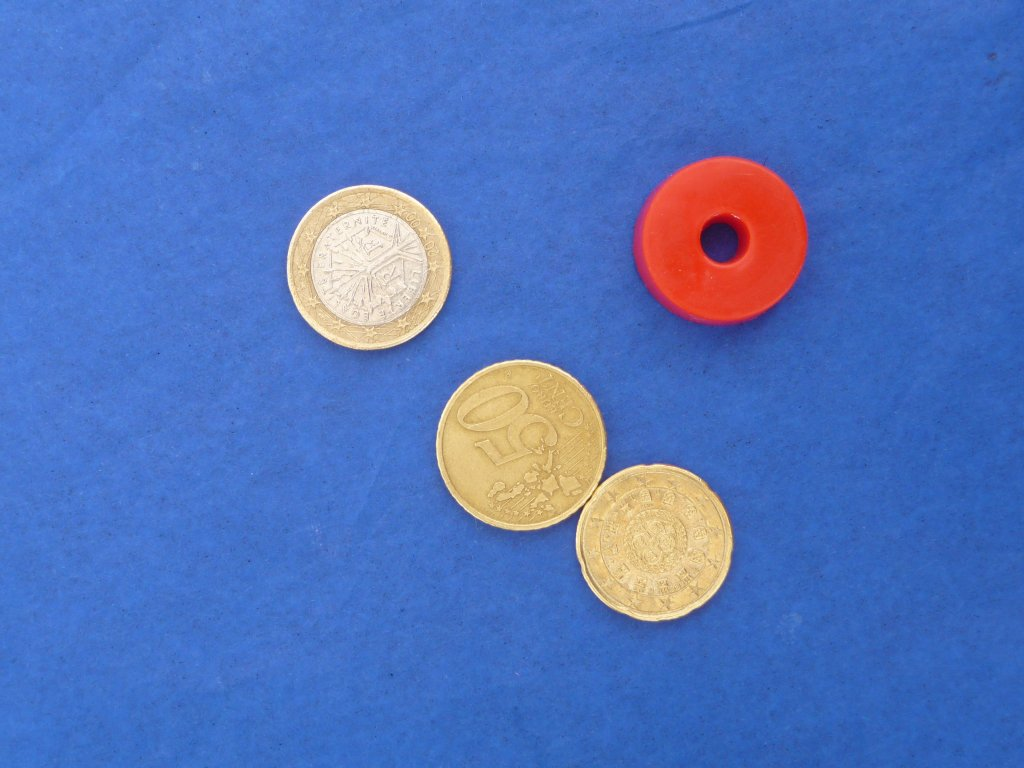
#> input picture src/assets/12.jpg, 1024 x 768 px
$ python '1ºtrabalho_prático.py'
#> lines starting #> are read from the running program, lines starting #| are printed output that depends on the picture; after the words box and inside, x2 and y2 are one past the last pixel; in counts of white or black regions, pixels touching at a corner belong together
import cv2
import numpy as np
from matplotlib import pyplot as plt
import bwLabel
import psColor
import math

name = 'assets/12.jpg'
img = cv2.imread(name)
#> img is the input picture: shape (768, 1024, 3); mean B, G, R 187.9, 115.7, 82.1
img_copy = img.copy()


coin=[[[14000,16000],2],
      [[11000,12000],1],
      [[12001,14000],0.5],
     [[9400,11000],0.2],
      [[6700,7500],0.1],
      [[7500,9400],0.05],
      [[5000,6700],0.02],
      [[3000,5000],0.01]]

coinname=["2 euros","1 euro","50 centimos", "20 centimos", "10 centimos","5 centimos", "2 centimos","1 centimo"]


def des_moeda(value):
        d=list(dicionario.values())
        k=list(dicionario.keys());

        for b in range(len(d)):
            if(value>=d[b][0][0] and value<=d[b][0][1]):
                return k[b],d[b][1]

dicionario= dict(zip(coinname,coin))

cv2.imshow("image",img)
#gray = cv2.cvtColor(img,cv2.COLOR_BGR2GRAY)
img_one = img[:, :, 2]
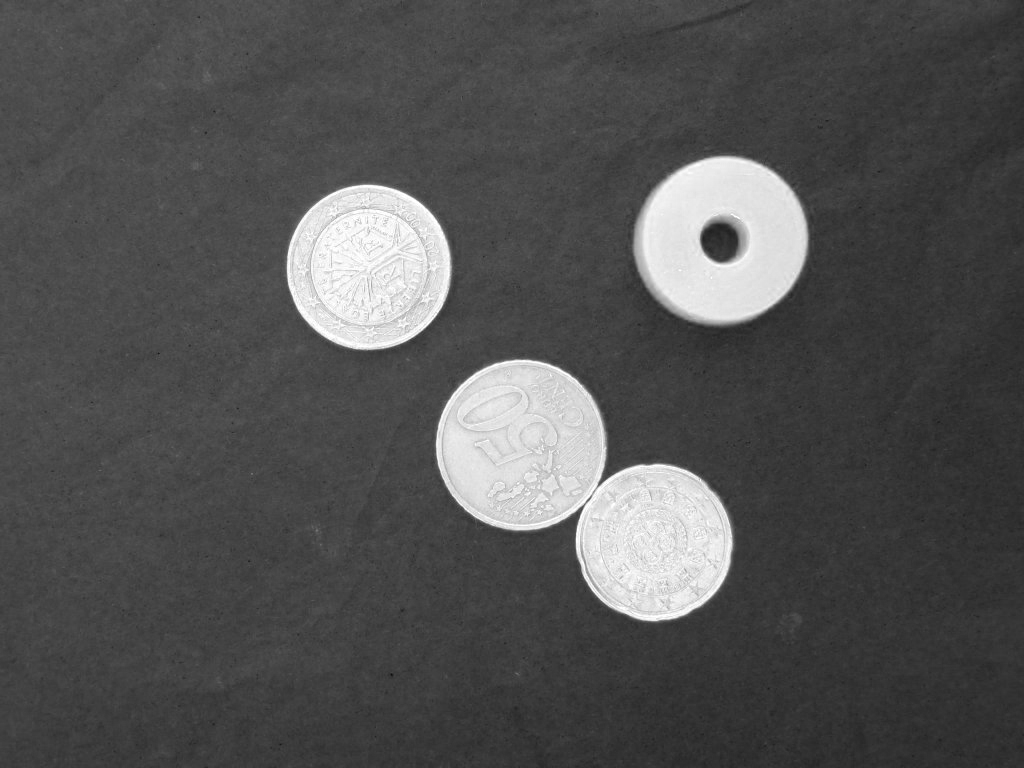
#> img_one: shape (768, 1024); min 13, max 255, mean 82.1

blur = cv2.GaussianBlur(img_one,(5,5),0)
#blur = cv2.GaussianBlur(gray,(5,5),0)
ret, th = cv2.threshold(blur,0,255,cv2.THRESH_OTSU)
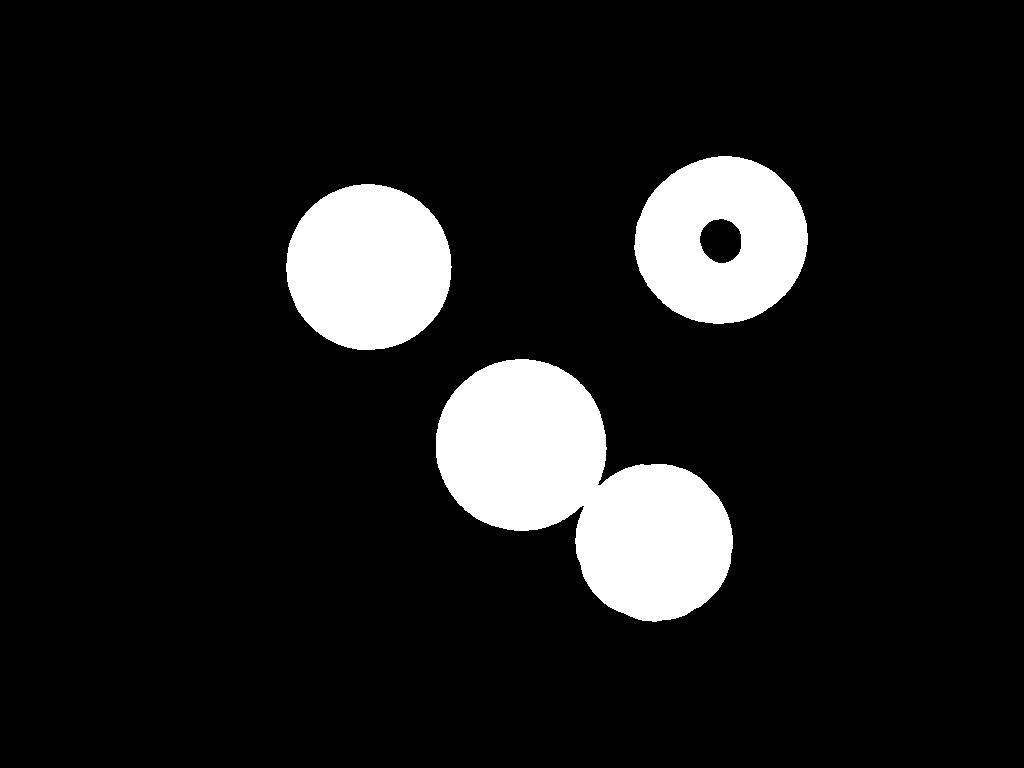
#> th: shape (768, 1024); 10.9% white; 3 white regions, box (x1, y1, x2, y2) and area: (436, 359, 733, 622) 42586, (286, 184, 452, 350) 21611, (634, 156, 808, 324) 21214
#> ret = 144

cv2.imshow("after threshold",th)

kernel = np.ones((3,3),np.uint8)
b1=cv2.getStructuringElement(cv2.MORPH_ELLIPSE,(5,5))

op = cv2.morphologyEx(th, cv2.MORPH_CLOSE, b1,iterations=3)
#> op: shape (768, 1024); 10.9% white; 3 white regions, box (x1, y1, x2, y2) and area: (436, 359, 733, 622) 42768, (286, 184, 452, 350) 21611, (634, 156, 808, 324) 21224
cv2.imshow("after op",op)

erode = cv2.erode(op,kernel,iterations=25)
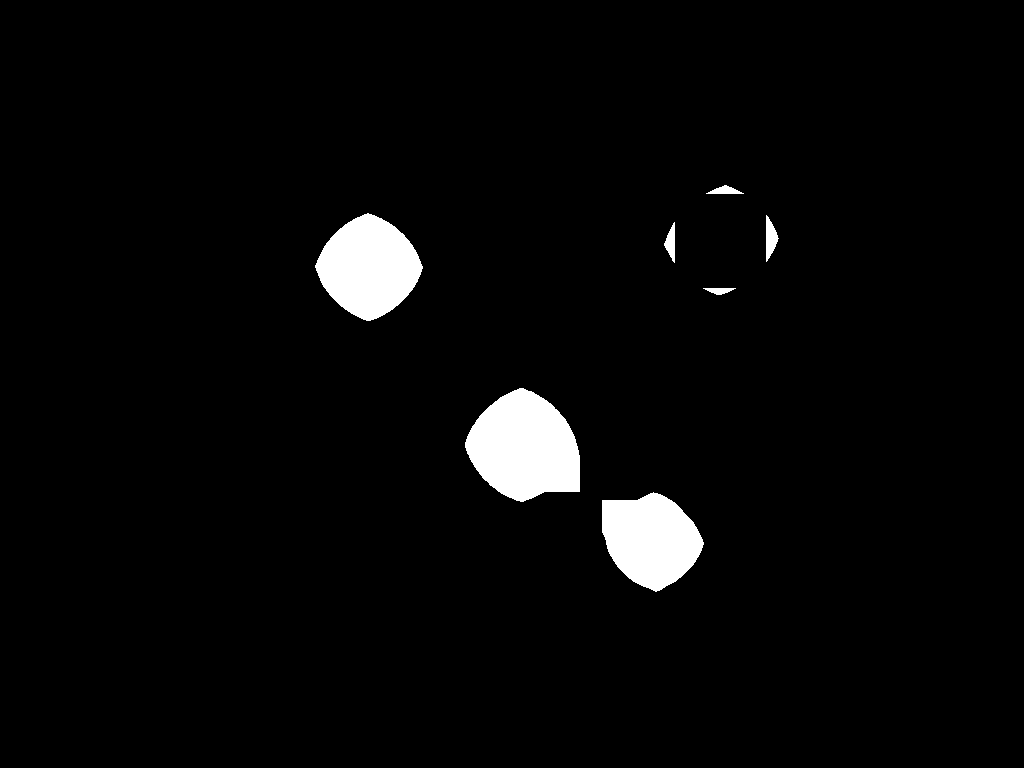
#> erode: shape (768, 1024); 3.2% white; 7 white regions, largest, box (x1, y1, x2, y2) and area: (465, 388, 580, 502) 9377, (315, 213, 423, 321) 7805, (602, 492, 704, 592) 7141
cv2.imshow("after erode",erode)

b1=cv2.getStructuringElement(cv2.MORPH_ELLIPSE,(22,22))
dilate = cv2.dilate(erode,b1,iterations=1)
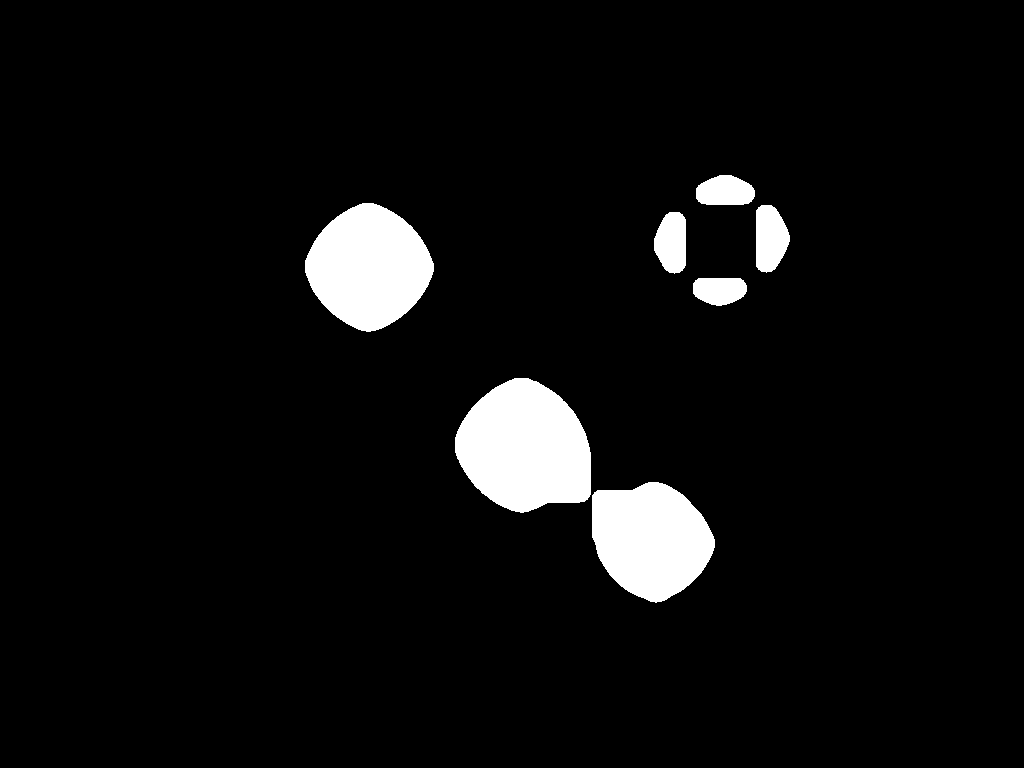
#> dilate: shape (768, 1024); 5.4% white; 7 white regions, largest, box (x1, y1, x2, y2) and area: (455, 378, 591, 513) 13746, (305, 203, 434, 332) 11743, (592, 482, 715, 603) 10964

cv2.imshow("after dilate",dilate)
#final = cv2.findContours(dilate.copy(), cv2.RETR_EXTERNAL,cv2.CHAIN_APPROX_SIMPLE)[-2]
#> (the run stopped early here; a loop or call above may not have finished)

$ run again, with src/assets/0.jpg copied over src/assets/12.jpg
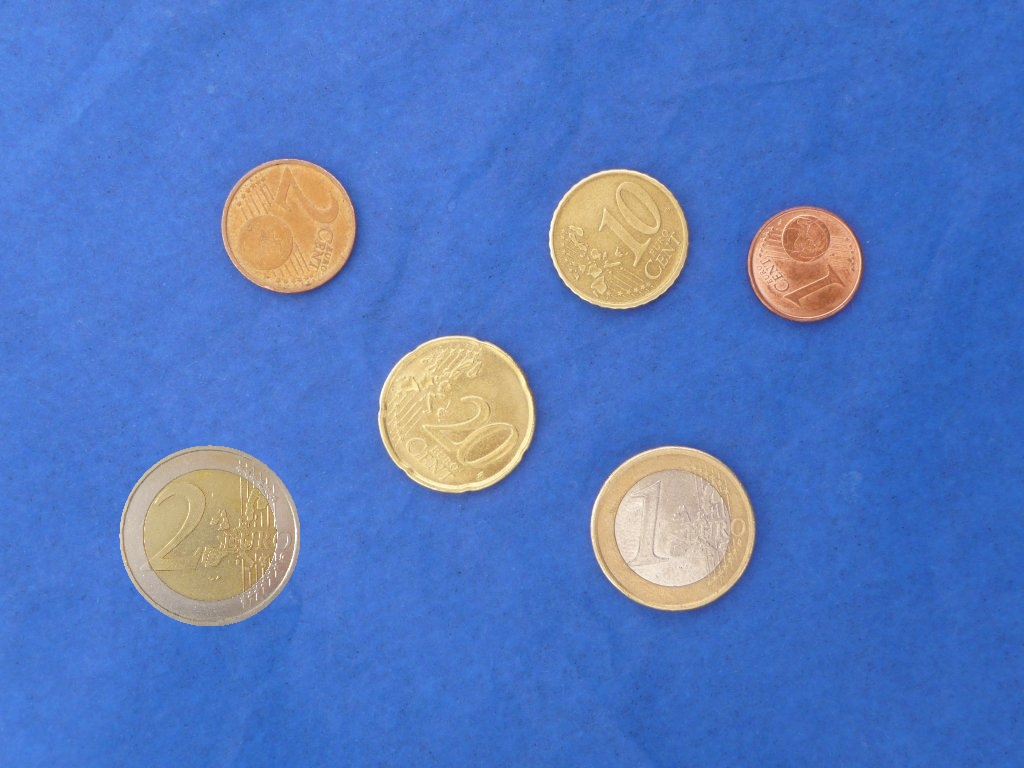
#> input picture src/assets/0.jpg, 1024 x 768 px
#> img is the input picture: shape (768, 1024, 3); mean B, G, R 191.8, 121.3, 85.6
#> `ret, th = cv2.threshold(blur,0,255,cv2.THRESH_OTSU)`:
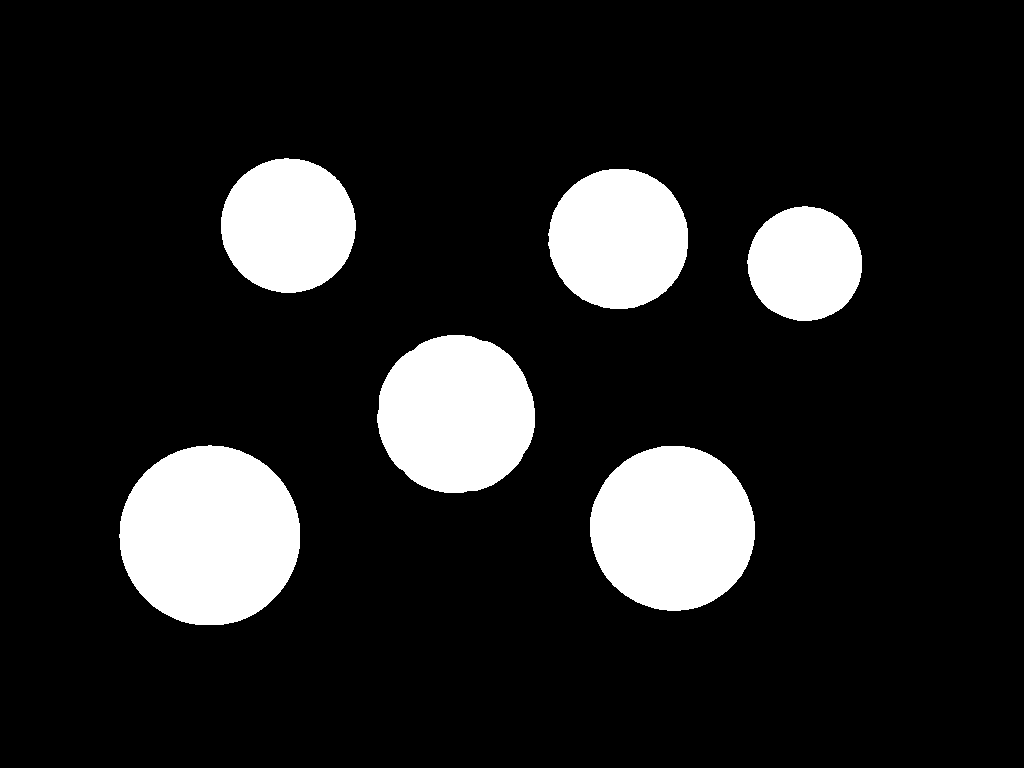
#> th: shape (768, 1024); 13.6% white; 6 white regions, box (x1, y1, x2, y2) and area: (119, 445, 300, 625) 25600, (590, 446, 755, 611) 21368, (377, 335, 535, 493) 19594, (548, 169, 688, 309) 15458, (221, 158, 356, 293) 14258, (747, 206, 862, 321) 10323
#> ret = 136
#> op: shape (768, 1024); 13.6% white; 6 white regions, box (x1, y1, x2, y2) and area: (119, 445, 300, 625) 25600, (590, 446, 755, 611) 21368, (377, 335, 535, 493) 19596, (548, 169, 688, 309) 15464, (221, 158, 356, 293) 14258, (747, 206, 862, 321) 10323
#> erode: shape (768, 1024); 4.3% white; 6 white regions, box (x1, y1, x2, y2) and area: (148, 474, 272, 597) 10288, (619, 475, 726, 582) 7615, (406, 365, 506, 464) 6572, (578, 198, 659, 279) 4246, (251, 188, 326, 263) 3606, (779, 237, 831, 290) 1746
#> `dilate = cv2.dilate(erode,b1,iterations=1)`:
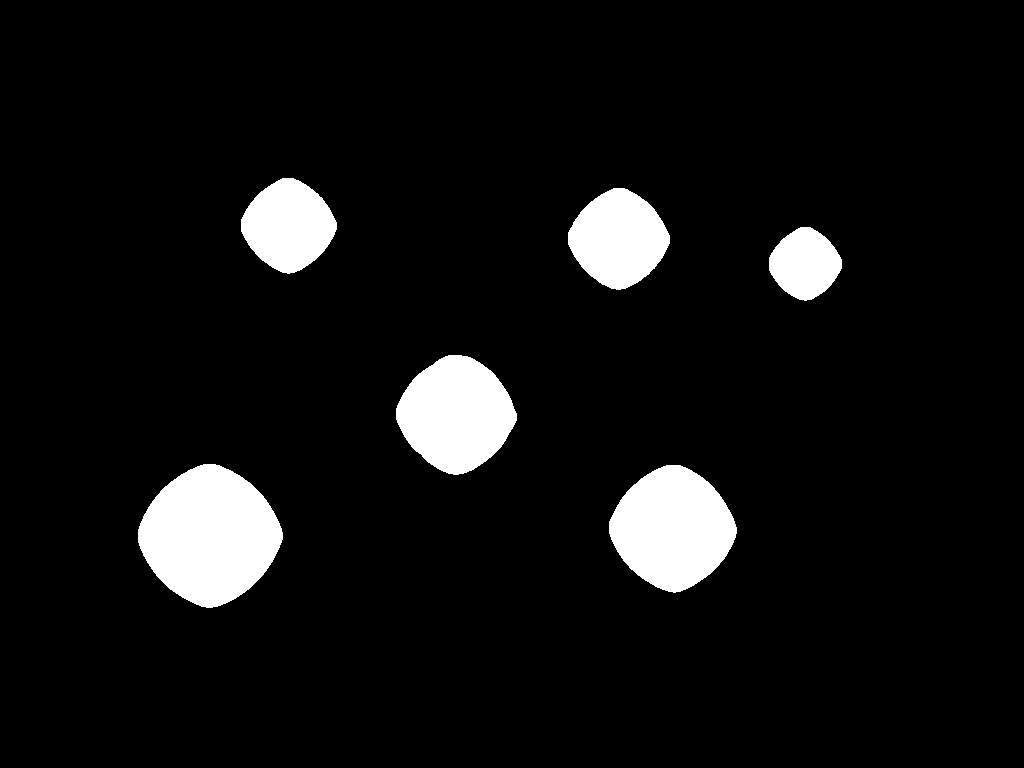
#> dilate: shape (768, 1024); 6.9% white; 6 white regions, box (x1, y1, x2, y2) and area: (138, 464, 283, 608) 14743, (609, 465, 737, 593) 11511, (396, 355, 517, 475) 10225, (568, 188, 670, 290) 7270, (241, 178, 337, 274) 6424, (769, 227, 842, 301) 3825

$ run again, with src/assets/1.jpg copied over src/assets/12.jpg
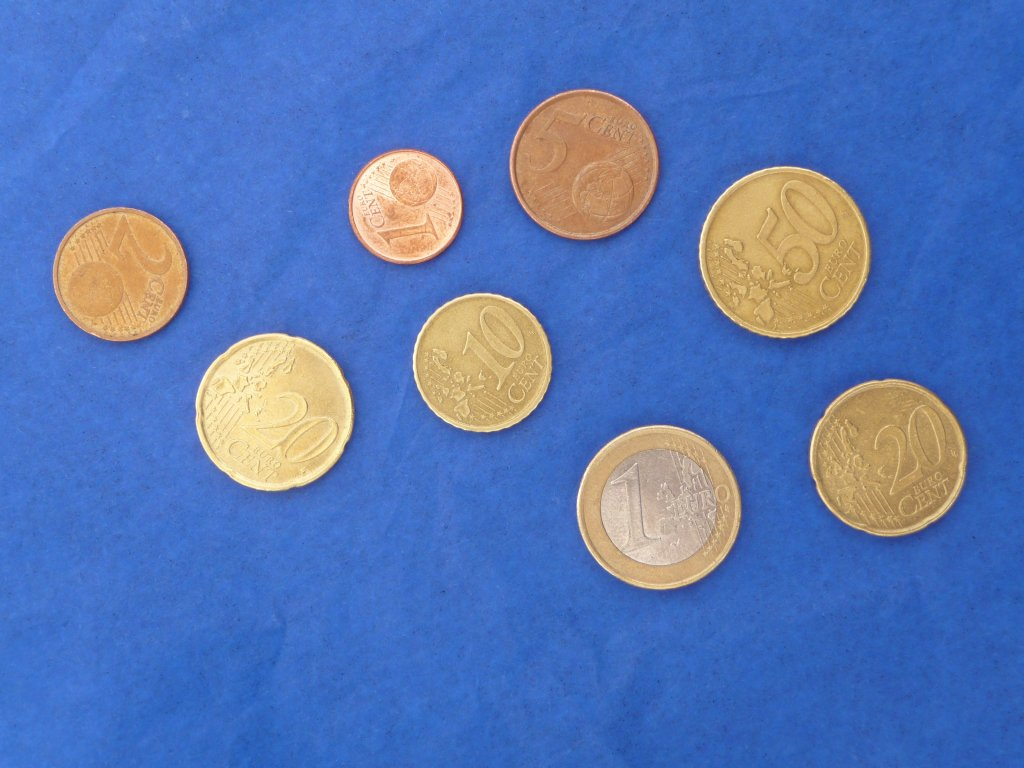
#> input picture src/assets/1.jpg, 1024 x 768 px
#> img is the input picture: shape (768, 1024, 3); mean B, G, R 181, 118.8, 87.8
#> `ret, th = cv2.threshold(blur,0,255,cv2.THRESH_OTSU)`:
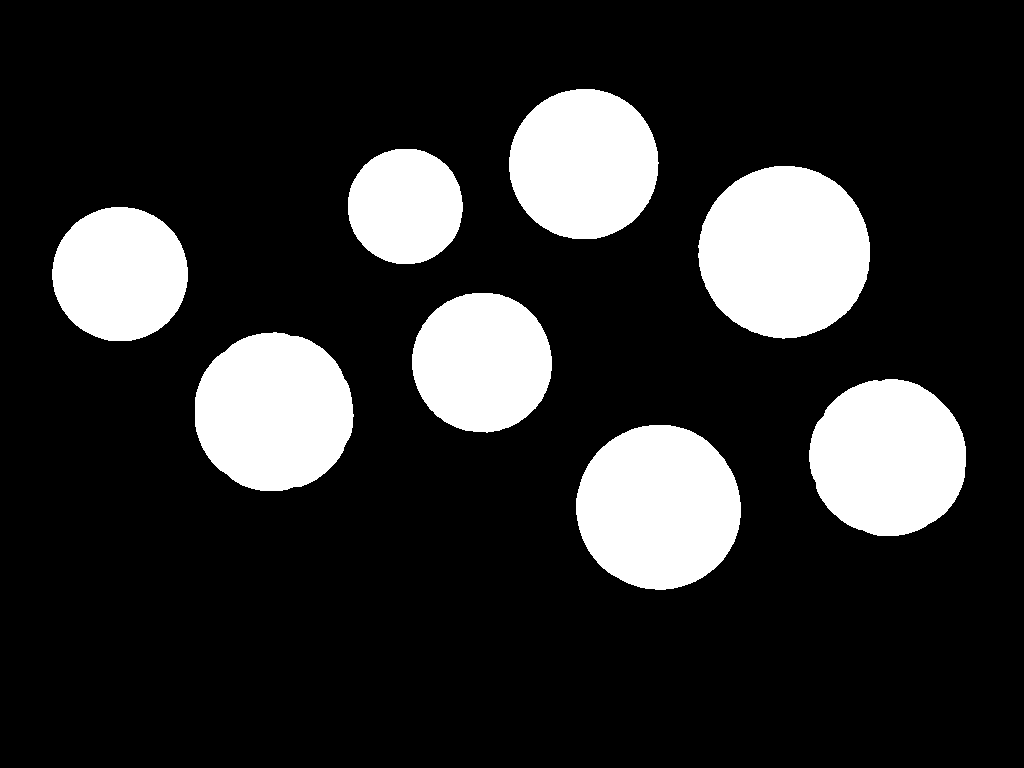
#> th: shape (768, 1024); 18% white; 8 white regions, largest, box (x1, y1, x2, y2) and area: (698, 166, 870, 339) 23276, (576, 425, 741, 590) 21312, (195, 332, 354, 491) 19838
#> ret = 134
#> op: shape (768, 1024); 18% white; 8 white regions, largest, box (x1, y1, x2, y2) and area: (698, 166, 870, 339) 23283, (576, 425, 741, 590) 21312, (195, 332, 354, 491) 19838
#> erode: shape (768, 1024); 5.7% white; 8 white regions, largest, box (x1, y1, x2, y2) and area: (727, 195, 842, 309) 8815, (605, 454, 712, 561) 7582, (223, 361, 324, 462) 6727
#> `dilate = cv2.dilate(erode,b1,iterations=1)`:
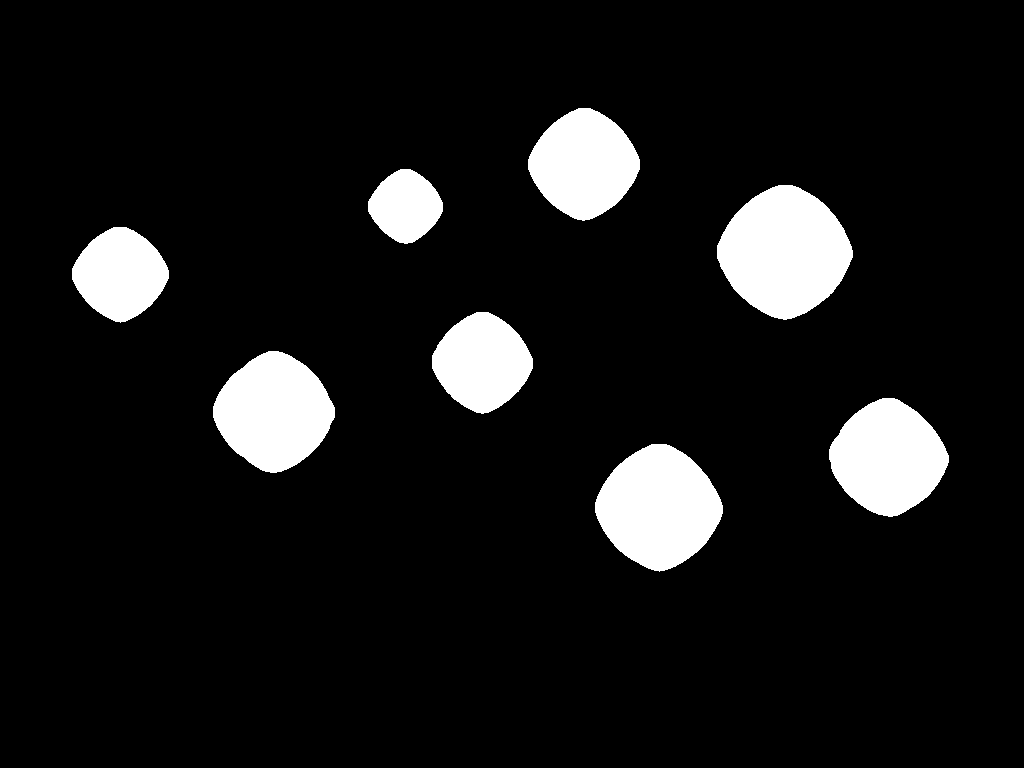
#> dilate: shape (768, 1024); 9.1% white; 8 white regions, largest, box (x1, y1, x2, y2) and area: (717, 185, 853, 320) 12971, (595, 444, 723, 572) 11472, (213, 351, 335, 473) 10429
